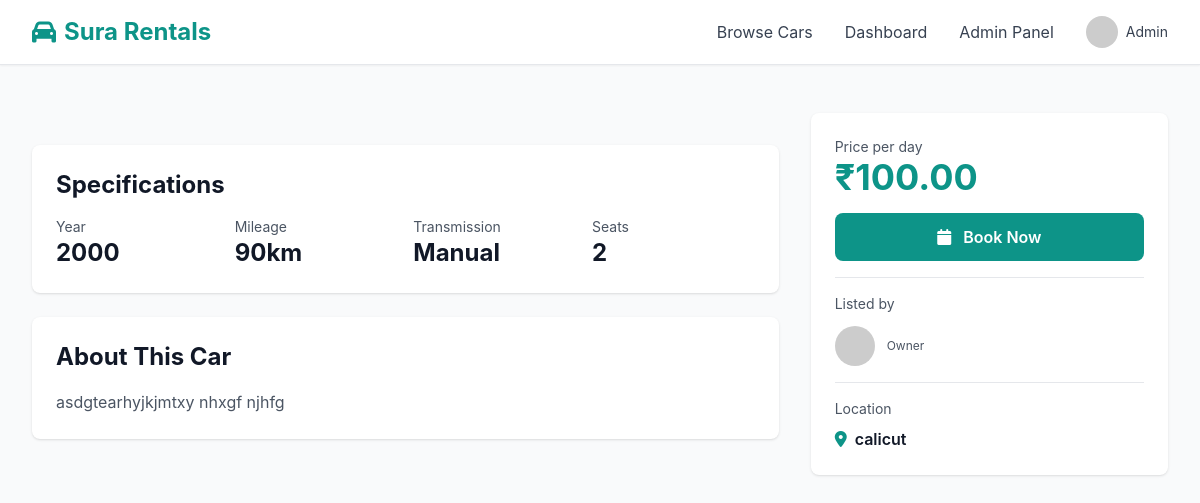
/cars/1/ (signed in), run on the app's committed database.
### apps/accounts/models.py (models this page shows, shortened)
class CustomUser(AbstractUser):
    ROLE_CHOICES = (
        ('user', 'Regular User'),
        ('admin', 'Administrator'),
    )
    username = None  # Remove username field
    email = models.EmailField(unique=True)
    phone_number = models.CharField(max_length=20, blank=True)
    location = models.CharField(max_length=255, blank=True)
    role = models.CharField(max_length=20, choices=ROLE_CHOICES, default='user')
    is_verified = models.BooleanField(default=False)
    is_email_verified = models.BooleanField(default=False)
    is_phone_verified = models.BooleanField(default=False)
    is_active = models.BooleanField(default=True)
    created_at = models.DateTimeField(auto_now_add=True)
    updated_at = models.DateTimeField(auto_now=True)
    USERNAME_FIELD = 'email'
    REQUIRED_FIELDS = []
    objects = CustomUserManager()
    class Meta:
        db_table = 'custom_user'
        indexes = [
            models.Index(fields=['email']),
            models.Index(fields=['is_verified']),
            models.Index(fields=['is_active']),
        ]

### apps/cars/models.py (models this page shows, shortened)
class Car(models.Model):
    FUEL_TYPE_CHOICES = (
        ('petrol', 'Petrol'),
        ('diesel', 'Diesel'),
        ('electric', 'Electric'),
        ('hybrid', 'Hybrid'),
    )
    STATUS_CHOICES = (
        ('pending', 'Pending Verification'),
        ('verified', 'Verified'),
        ('rejected', 'Rejected'),
        ('delisted', 'Delisted'),
    )
    owner = models.ForeignKey(CustomUser, on_delete=models.CASCADE, related_name='cars')
    title = models.CharField(max_length=255)
    description = models.TextField()
    brand = models.CharField(max_length=100)
    model = models.CharField(max_length=100)
    year = models.IntegerField(validators=[
        MinValueValidator(1900),
        MaxValueValidator(2100)
    ])
    fuel_type = models.CharField(max_length=20, choices=FUEL_TYPE_CHOICES)
    price_per_day = models.DecimalField(max_digits=10, decimal_places=2, validators=[MinValueValidator(0)])
    location = models.CharField(max_length=255)
    registration_number = models.CharField(max_length=50, unique=True)
    mileage = models.IntegerField(help_text="Mileage in kilometers")
    transmission = models.CharField(max_length=50, choices=[('manual', 'Manual'), ('automatic', 'Automatic')])
    seats = models.IntegerField(validators=[MinValueValidator(1), MaxValueValidator(9)])
    color = models.CharField(max_length=50)
    rc_document = models.FileField(upload_to='car_documents/rc/')
    insurance_document = models.FileField(upload_to='car_documents/insurance/', null=True, blank=True)
    status = models.CharField(max_length=20, choices=STATUS_CHOICES, default='pending')
    is_available = models.BooleanField(default=True)
    rating = models.DecimalField(max_digits=3, decimal_places=2, default=0)
    total_bookings = models.IntegerField(default=0)
    created_at = models.DateTimeField(auto_now_add=True)
    updated_at = models.DateTimeField(auto_now=True)
    deleted_at = models.DateTimeField(null=True, blank=True)  # Soft delete
    class Meta:
        db_table = 'car'
        ordering = ['-created_at']
        indexes = [
            models.Index(fields=['owner', 'status']),
            models.Index(fields=['location', 'price_per_day']),
            models.Index(fields=['fuel_type']),
            models.Index(fields=['is_available']),
            models.Index(fields=['status']),
        ]

### apps/cars/views.py (the view)
# urls.py: path('<int:car_id>/', views.car_detail, name='car_detail'),
@require_http_methods(["GET"])
def car_detail(request, car_id):
    car = get_object_or_404(Car, id=car_id, status='verified')
    images = car.images.all()
    reviews = car.reviews.all()
    context = {
        'car': car,
        'images': images,
        'reviews': reviews,
        'primary_image': images.filter(is_primary=True).first() or images.first(),
    }
    return render(request, 'cars/detail.html', context)

### templates/cars/detail.html (shortened to what this page needs)
{% extends 'base.html' %}
{% block content %}
<div class="max-w-7xl mx-auto px-4 sm:px-6 lg:px-8 py-12">
    <div class="grid grid-cols-1 lg:grid-cols-3 gap-8">
        <div class="lg:col-span-2">
            <div class="bg-white rounded-lg shadow p-6 mt-8">
                <h2 class="text-2xl font-bold text-gray-900 mb-4">Specifications</h2>
                <div class="grid grid-cols-2 md:grid-cols-4 gap-4">
                    <div>
                        <p class="text-gray-600 text-sm">Year</p>
                        <p class="text-2xl font-bold text-gray-900">{{ car.year }}</p>
                    </div>
                    <div>
                        <p class="text-gray-600 text-sm">Mileage</p>
                        <p class="text-2xl font-bold text-gray-900">{{ car.mileage }}km</p>
                    </div>
                    <div>
                        <p class="text-gray-600 text-sm">Transmission</p>
                        <p class="text-2xl font-bold text-gray-900">{{ car.transmission|title }}</p>
                    </div>
                    <div>
                        <p class="text-gray-600 text-sm">Seats</p>
                        <p class="text-2xl font-bold text-gray-900">{{ car.seats }}</p>
                    </div>
                </div>
            </div>
            <div class="bg-white rounded-lg shadow p-6 mt-6">
                <h2 class="text-2xl font-bold text-gray-900 mb-4">About This Car</h2>
                <p class="text-gray-600 leading-relaxed">{{ car.description }}</p>
            </div>
        </div>
        <div>
            <div class="bg-white rounded-lg shadow p-6 sticky top-20 space-y-4">
                <div>
                    <p class="text-gray-600 text-sm">Price per day</p>
                    <p class="text-4xl font-bold text-teal-600">₹{{ car.price_per_day }}</p>
                </div>
                {% if user.is_authenticated %}
                    <a href="{% url 'create_booking' car.id %}" class="w-full bg-teal-600 text-white py-3 rounded-lg hover:bg-teal-700 transition font-semibold text-center block">
                        <i class="fas fa-calendar mr-2"></i> Book Now
                    </a>
                {% else %}
                    <a href="{% url 'login' %}?next={% url 'car_detail' car.id %}" class="w-full bg-teal-600 text-white py-3 rounded-lg hover:bg-teal-700 transition font-semibold text-center block">
                        Login to Book
                    </a>
                {% endif %}
                <div class="border-t pt-4">
                    <p class="text-sm text-gray-600 mb-3">Listed by</p>
                    <div class="flex items-center space-x-3">
                        <img src="https://ui-avatars.com/api/?name={{ car.owner.first_name }}+{{ car.owner.last_name }}&background=0d8abc&color=fff&size=40"
                             alt="{{ car.owner.email }}" class="h-10 w-10 rounded-full">
                        <div>
                            <p class="text-xs text-gray-600">Owner</p>
                        </div>
                    </div>
                </div>
                <div class="border-t pt-4">
                    <p class="text-sm text-gray-600 mb-2">Location</p>
                    <p class="font-semibold text-gray-900">
                        <i class="fas fa-map-marker-alt text-teal-600 mr-2"></i>{{ car.location }}
                    </p>
                </div>
            </div>
        </div>
    </div>
</div>
{% endblock %}

### templates/includes/navbar.html (shortened to what this page needs)
<nav class="sticky top-0 z-50 bg-white border-b border-gray-200 shadow-sm">
    <div class="max-w-7xl mx-auto px-4 sm:px-6 lg:px-8">
        <div class="flex justify-between items-center h-16">
            <a href="{% url 'home' %}" class="flex items-center space-x-2">
                <i class="fas fa-car text-teal-600 text-2xl"></i>
                <span class="text-2xl font-bold text-teal-600">Sura Rentals</span>
            </a>
            <div class="hidden md:flex items-center space-x-8">
                <a href="{% url 'browse_cars' %}" class="text-gray-700 hover:text-teal-600 transition">Browse Cars</a>
                {% if user.is_authenticated %}
                    <a href="{% url 'dashboard' %}" class="text-gray-700 hover:text-teal-600 transition">Dashboard</a>
                    {% if user.role == 'admin' %}
                        <a href="/admin/" class="text-gray-700 hover:text-teal-600 transition">Admin Panel</a>
                    {% endif %}
                    <div class="relative group">
                        <button class="flex items-center space-x-2 text-gray-700 hover:text-teal-600 transition">
                            <img src="https://ui-avatars.com/api/?name={{ user.first_name }}+{{ user.last_name }}&background=0d8abc&color=fff"
                                 alt="{{ user.email }}" class="h-8 w-8 rounded-full">
                            <span class="text-sm">{{ user.first_name|default:user.email }}</span>
                        </button>
                    </div>
                {% else %}
                    <a href="{% url 'login' %}" class="text-gray-700 hover:text-teal-600 transition">Log In</a>
                    <a href="{% url 'signup_step1' %}" class="bg-orange-500 text-white px-6 py-2 rounded-full hover:bg-orange-600 transition font-medium">Sign Up</a>
                {% endif %}
            </div>
        </div>
    </div>
</nav>

### templates/base.html (style rules this page uses)
* { margin: 0; padding: 0; box-sizing: border-box; }
body { font-family: -apple-system, BlinkMacSystemFont, 'Segoe UI', Roboto, 'Helvetica Neue', Arial, sans-serif; background-color: #f8f9fa; }

### data on the page
CustomUser: first_name "Admin"
Car: year "2000", mileage "90", transmission "Manual", seats "2", description "asdgtearhyjkjmtxy nhxgf njhfg", price_per_day "100.00", location "calicut"
